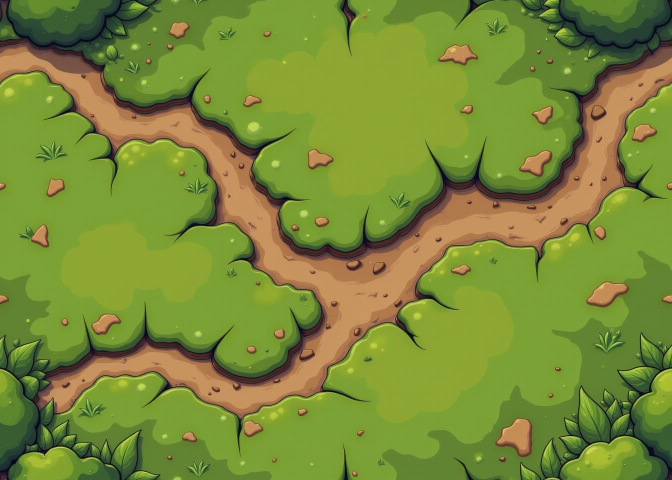
#> input picture grade_test/00_original.png, 1344 x 960 px (shown at 1/2 size)
$ python quantize_to_palette.py ../grade_test/00_original.png ../grade_test/01_desat_dark.png ../grade_test/01_desat_dark.png
#> lines starting #> are read from the running program, lines starting #| are printed output that depends on the picture
#!/usr/bin/env python3
"""Snap images to the DeepGilt palette so vendor/source art coheres with the game.

Modes:
  build a palette from sample images (median-cut, combined):
    python3 tools/quantize_to_palette.py build dg_palette.json <img...> [ncolors]
  recolor one file:
    python3 tools/quantize_to_palette.py <src.png> <dst.png>
  recolor a whole folder (png):
    python3 tools/quantize_to_palette.py --batch <srcdir> <dstdir>

Palette source of truth: dg_palette.json at repo root (a JSON list of "#rrggbb").
Falls back to the embedded PALETTE_HEX if that file is absent. Recolor maps every
pixel to its nearest palette colour (no dither) and preserves alpha.
"""
import sys, json, pathlib
from PIL import Image

ROOT = pathlib.Path(__file__).resolve().parent.parent
PAL_JSON = ROOT / "dg_palette.json"

# Fallback only — the real palette is dg_palette.json (built from the project's own tiles).
PALETTE_HEX = ["#0d120c", "#172013", "#1f2c18", "#2b3a20", "#3a4d29", "#4a5f33",
               "#2a2118", "#3a2e1f", "#4d3d28", "#5f4d34", "#6f5a3d",
               "#26262a", "#3a3a40", "#4f4f57", "#6a6a72"]


def load_palette():
    hexes = json.loads(PAL_JSON.read_text()) if PAL_JSON.exists() else PALETTE_HEX
    return [tuple(int(h.lstrip("#")[i:i + 2], 16) for i in (0, 2, 4)) for h in hexes]


def palette_image(rgbs):
    pal = Image.new("P", (1, 1))
    flat = []
    for c in rgbs:
        flat += list(c)
    flat += flat[:3] * (256 - len(rgbs))          # pad to 256 entries
    pal.putpalette(flat[:768])
    return pal


def recolor(src, dst, pal_img):
#> called with src = '../grade_test/00_original.png', dst = '../grade_test/01_desat_dark.png'
    im = Image.open(src).convert("RGBA")
    rgb, a = im.convert("RGB"), im.getchannel("A")
#> rgb is the input picture: PIL image 1344x960 RGB; mean R, G, B 121.8, 139.5, 55.4
#> a: PIL image 1344x960 L; every value is 255
    q = rgb.quantize(palette=pal_img, dither=Image.Dither.NONE).convert("RGB")
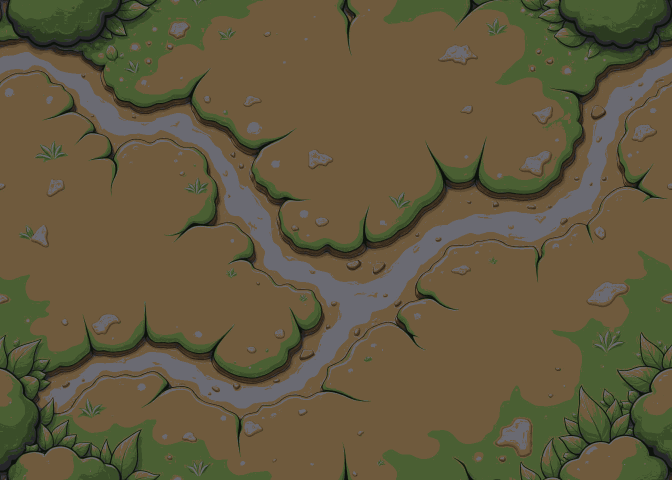
#> q: PIL image 1344x960 RGB (shown at 1/2 size); mean R, G, B 97.7, 88.3, 61.4
    q.putalpha(a)
#> q: PIL image 1344x960 RGBA
    pathlib.Path(dst).parent.mkdir(parents=True, exist_ok=True)
    q.save(dst)
    print("recolored", pathlib.Path(dst).name)


def build(out_json, imgs, ncolors):
    # combine samples, median-cut to ncolors, dump hex
    base = Image.open(imgs[0]).convert("RGB")
    W = base.width
    canvas = Image.new("RGB", (W, base.height * len(imgs)))
    for i, p in enumerate(imgs):
        im = Image.open(p).convert("RGB").resize((W, base.height))
        canvas.paste(im, (0, base.height * i))
    pal = canvas.quantize(colors=ncolors, method=Image.Quantize.MEDIANCUT)
    raw = pal.getpalette()[:ncolors * 3]
    hexes = ["#%02x%02x%02x" % (raw[i], raw[i + 1], raw[i + 2]) for i in range(0, len(raw), 3)]
    pathlib.Path(out_json).write_text(json.dumps(hexes, indent=2))
    print("built", out_json, "with", len(hexes), "colors")


def main():
    a = sys.argv
    if a[1] == "build":
        out, rest = a[2], a[3:]
        nc = int(rest[-1]) if rest[-1].isdigit() else 28
        imgs = [x for x in rest if not x.isdigit()]
        build(out, imgs, nc); return
    pal_img = palette_image(load_palette())
    if a[1] == "--batch":
        srcdir, dstdir = pathlib.Path(a[2]), pathlib.Path(a[3])
        for p in sorted(srcdir.glob("*.png")):
            recolor(p, dstdir / p.name, pal_img)
    else:
        recolor(a[1], a[2], pal_img)


if __name__ == "__main__":
    main()
